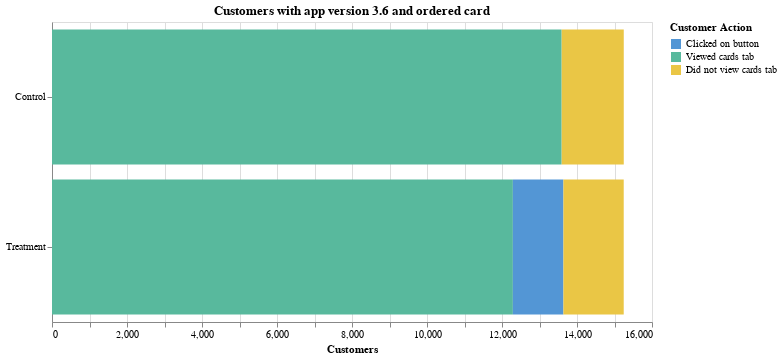

Notebook code cell kept with this figure:
### Markdown cell above
Not all eligible customers will be included in the sample, because not all of them are relevant for the test. There is a small pool of customers that have ordered a card without looking at a cards view on the app. This could possibly be the customers that either ordered a card by other means (webapp/cs) or their data is missing on snowplow. Since these customers did not visit the cards view they would have had no chance to see the button and therefore are not the target for this experiment. Chart below displays the situation visually.

### Code cell
# See customer split
visited_screen = con.execute(
    """
        select 
            case when treatment_group = true then 'Treatment' else 'Control' end as user_group,
            case 
                when button_clicked = true then 'Clicked on button'
                when viewed_cards_tab = true then 'Viewed cards tab'
                else 'Did not view cards tab'
            end as customer_action,
            case 
                when button_clicked = true then 2
                when viewed_cards_tab = true then 1
                else 3
            end as order,
            count(*) as customers
        from raw_data
        group by 1, 2, 3
    """
).fetchdf()

# define colors
color_scale = alt.Scale(
    domain=["Clicked on button", "Viewed cards tab", "Did not view cards tab"],
    range=["#5396D5", "#58B99D", "#EAC645"],
)

# build chart
alt.Chart(visited_screen).mark_bar().encode(
    x=alt.X("sum(customers)", title="Customers"),
    y=alt.Y("user_group", title=None),
    color=alt.Color(
        "customer_action",
        legend=alt.Legend(title="Customer Action"),
        scale=color_scale,
    ),
    order=alt.Order("order", sort="ascending"),
).properties(
    width=600, height=300, title="Customers with app version 3.6 and ordered card"
).display()

### Figure 1 — Vega-Lite specification as saved in the notebook (floating-point values rounded to 4 significant figures)
{"config": {"view": {"continuousWidth": 400, "continuousHeight": 300}}, "data": {"name": "data-7e21076a54a31431c8431e5b6478c2f5"}, "mark": "bar", "encoding": {"color": {"type": "nominal", "field": "customer_action", "legend": {"title": "Customer Action"}, "scale": {"domain": ["Clicked on button", "Viewed cards tab", "Did not view cards tab"], "range": ["#5396D5", "#58B99D", "#EAC645"]}}, "order": {"type": "quantitative", "field": "order", "sort": "ascending"}, "x": {"type": "quantitative", "aggregate": "sum", "field": "customers", "title": "Customers"}, "y": {"type": "nominal", "field": "user_group", "title": null}}, "height": 300, "title": "Customers with app version 3.6 and ordered card", "width": 600, "$schema": "https://vega.github.io/schema/vega-lite/v4.8.1.json", "datasets": {"data-7e21076a54a31431c8431e5b6478c2f5": [{"user_group": "Treatment", "customer_action": "Viewed cards tab", "order": 1, "customers": 12290}, {"user_group": "Control", "customer_action": "Did not view cards tab", "order": 3, "customers": 1661}, {"user_group": "Control", "customer_action": "Viewed cards tab", "order": 1, "customers": 13586}, {"user_group": "Treatment", "customer_action": "Clicked on button", "order": 2, "customers": 1348}, {"user_group": "Treatment", "customer_action": "Did not view cards tab", "order": 3, "customers": 1608}]}}
